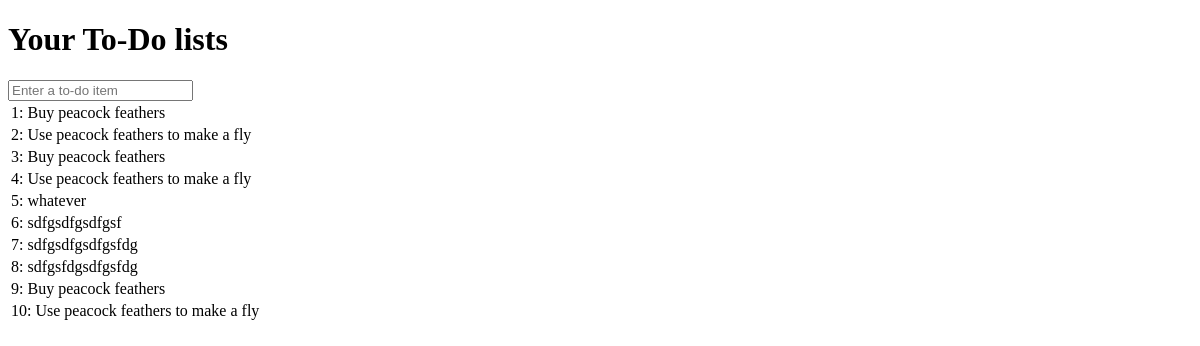
The app's page /lists/the-only-list-in-the-world/, older data.
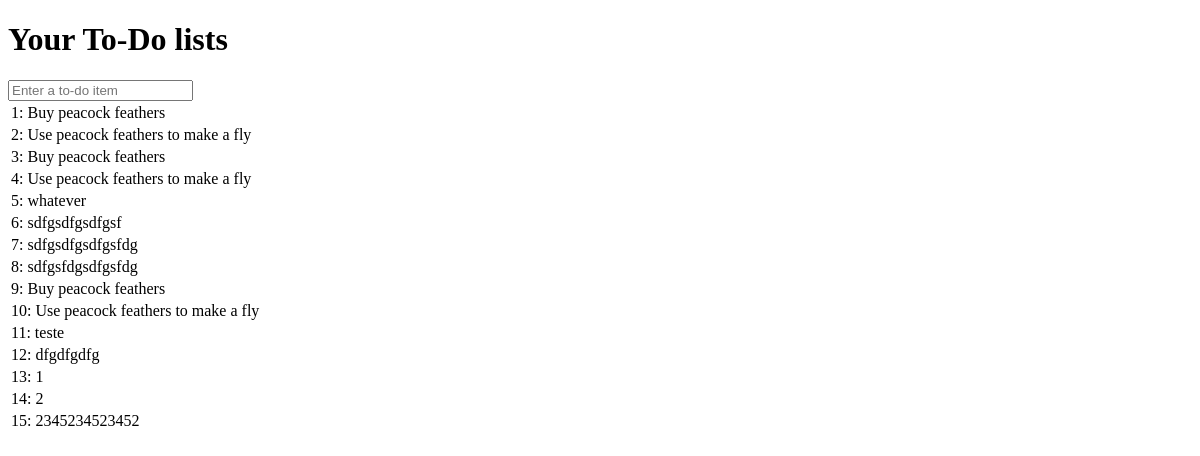
The same page, newer data.
### lists/models.py (models this page shows)
class Item(models.Model):
    text = models.TextField(default='')
    list = models.ForeignKey(List, on_delete=models.PROTECT, default=None)

### lists/views.py (the view)
# urls.py: url(r'^lists/the-only-list-in-the-world/$', views.view_list, name='view_list'),
def view_list(request):
    items = Item.objects.all()
    return render(request,'list.html',{'items': items})

### lists/templates/list.html (shortened to what this page needs)
<!DOCTYPE html>
<html lang="en" dir="ltr">
  <head>
  </head>
  <body>
    <h1>Your To-Do lists</h1>
    <form method="post" action='/lists/new'>
      <input name="item_text" id="id_new_item" placeholder="Enter a to-do item" />
    </form>
    <table id="id_list_table">
      {% for item in items %}
      <tr><td>{{ forloop.counter }}: {{ item.text }}</td></tr>
      {% endfor %}
    </table>
  </body>
</html>

Row changes from the older to the newer data that the page shows:
added Item: text "teste"
added Item: text "dfgdfgdfg"
added Item: text "1"
added Item: text "2"
added Item: text "2345234523452"
